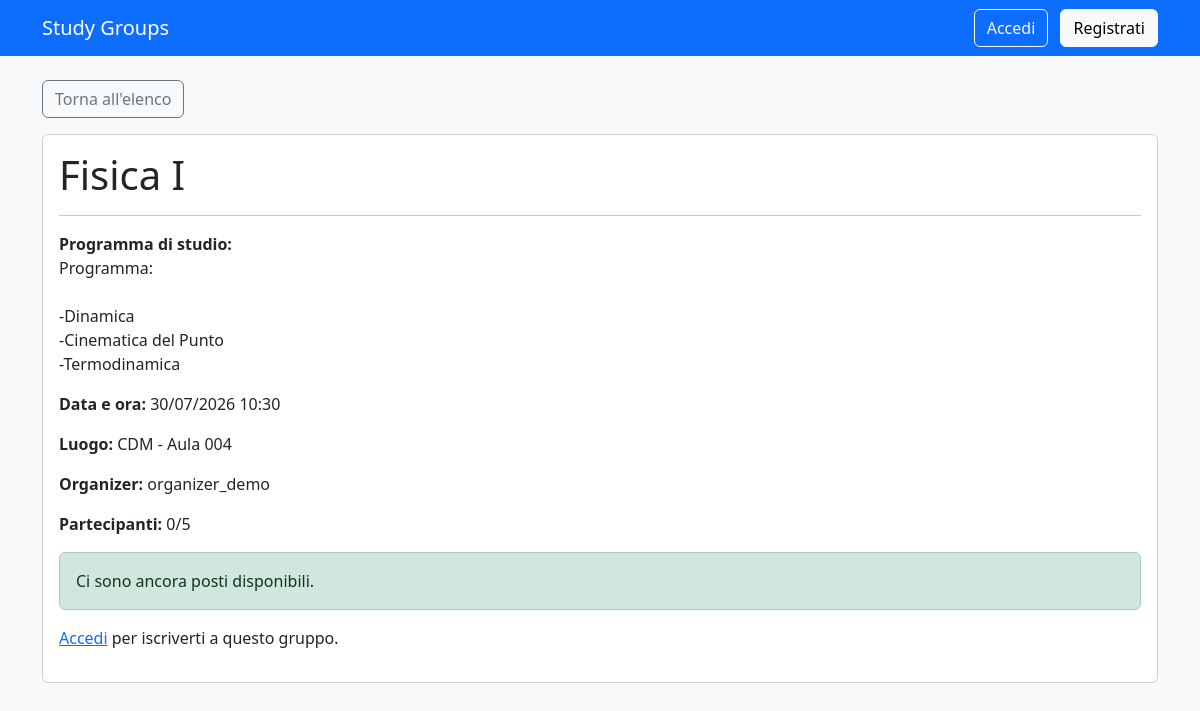
Screenshot of /group/3/ with the database file from the repository.
### groups/models.py (models this page shows, shortened)
class StudyGroup(models.Model):
    subject = models.CharField(max_length=100)
    description = models.TextField(
        help_text="Inserisci il programma o gli argomenti che saranno studiati."
    )
    scheduled_at = models.DateTimeField()
    location = models.CharField(
        max_length=150,
        help_text="Ad esempio: Centro didattico Morgagni, Biblioteca, Google Meet."
    )
    max_participants = models.PositiveIntegerField(
        validators=[MinValueValidator(1)]
    )
    organizer = models.ForeignKey(
        settings.AUTH_USER_MODEL,
        on_delete=models.CASCADE,
        related_name="organized_study_groups",
    )
    created_at = models.DateTimeField(auto_now_add=True)
    class Meta:
        ordering = ["scheduled_at"]
    @property
    def participant_count(self):
        return self.registrations.count()
    @property
    def is_full(self):
        return self.participant_count >= self.max_participants

### accounts/models.py (models this page shows, shortened)
class User(AbstractUser):
    class Role(models.TextChoices):
        ATTENDEE = "ATTENDEE", "Attendee"
        ORGANIZER = "ORGANIZER", "Organizer"
    role = models.CharField(
        max_length=20,
        choices=Role.choices,
        default=Role.ATTENDEE,
    )

### groups/views.py (the view)
# urls.py: path("group/<int:group_id>/", views.study_group_detail, name="study_group_detail"),
def study_group_detail(request, group_id):
    study_group = get_object_or_404(StudyGroup, id=group_id)
    is_registered = False
    if request.user.is_authenticated:
        is_registered = Registration.objects.filter(
            study_group=study_group,
            attendee=request.user,
        ).exists()
    return render(
        request,
        "groups/study_group_detail.html",
        {
            "study_group": study_group,
            "is_registered": is_registered,
        },
    )

### groups/templates/groups/study_group_detail.html
{% extends "base.html" %}
{% block content %}
<a class="btn btn-outline-secondary mb-3" href="{% url 'study_group_list' %}">
    Torna all'elenco
</a>
<div class="card">
    <div class="card-body">
        <h1>{{ study_group.subject }}</h1>
        <hr>
        <p>
            <strong>Programma di studio:</strong><br>
            {{ study_group.description|linebreaksbr }}
        </p>
        <p><strong>Data e ora:</strong> {{ study_group.scheduled_at|date:"d/m/Y H:i" }}</p>
        <p><strong>Luogo:</strong> {{ study_group.location }}</p>
        <p><strong>Organizer:</strong> {{ study_group.organizer.username }}</p>
        <p><strong>Partecipanti:</strong> {{ study_group.participant_count }}/{{ study_group.max_participants }}</p>
        {% if study_group.is_full %}
            <div class="alert alert-danger">Questo gruppo ha raggiunto il numero massimo di partecipanti.</div>
        {% else %}
            <div class="alert alert-success">Ci sono ancora posti disponibili.</div>
        {% endif %}
        {% if user.is_authenticated %}
            {% if user.role == "ATTENDEE" %}
                {% if is_registered %}
                    <form method="post" action="{% url 'cancel_registration' study_group.id %}">
                        {% csrf_token %}
                        <button class="btn btn-danger" type="submit">Annulla iscrizione</button>
                    </form>
                {% elif study_group.is_full %}
                    <button class="btn btn-secondary" disabled>Gruppo completo</button>
                {% else %}
                    <form method="post" action="{% url 'register_to_group' study_group.id %}">
                        {% csrf_token %}
                        <button class="btn btn-primary" type="submit">Iscriviti al gruppo</button>
                    </form>
                {% endif %}
            {% else %}
                <p class="text-muted">Gli organizer non possono iscriversi ai gruppi.</p>
            {% if user == study_group.organizer %}
                <a class="btn btn-outline-primary" href="{% url 'edit_study_group' study_group.id %}">
                    Modifica gruppo
                </a>
                <a class="btn btn-outline-secondary" href="{% url 'group_attendees' study_group.id %}">
                    Vedi iscritti
                </a>
                <a class="btn btn-outline-danger" href="{% url 'delete_study_group' study_group.id %}">
                    Elimina gruppo
                </a>
            {% endif %}
            {% endif %}
        {% else %}
            <p><a href="{% url 'login' %}">Accedi</a> per iscriverti a questo gruppo.</p>
        {% endif %}
    </div>
</div>
{% endblock %}

### rows the page displays
StudyGroup: subject "Fisica I", description "Programma: -Dinamica -Cinematica del Punto -Termodinamica", scheduled_at "30/07/2026 10:30", location "CDM - Aula 004", organizer.username "organizer_demo", participant_count "0", max_participants "5"
